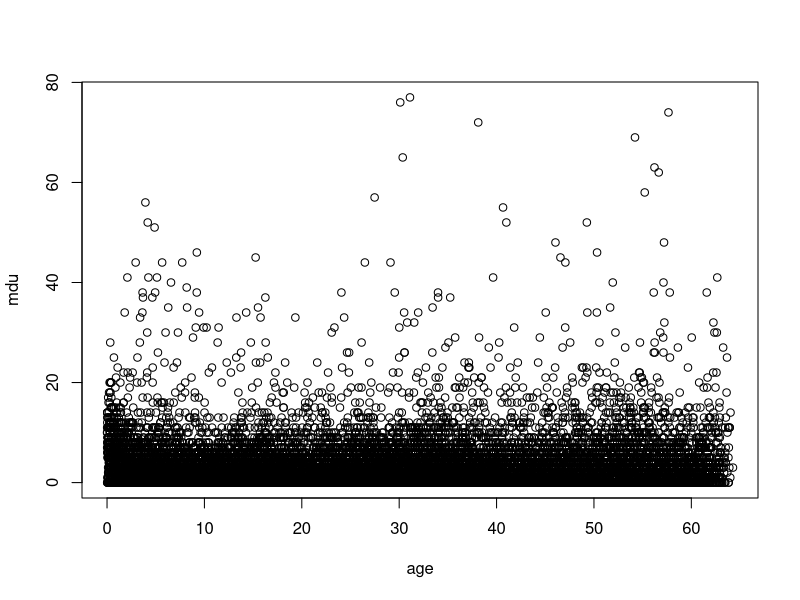

R code for this plot:

setwd("/Users/sarath.chandra/Desktop/Study/Residency")

doctorVisits <- read.csv("dataset_DoctorContacts.csv")

summary (doctorVisits)

View(doctorVisits)

age <- doctorVisits[13]

View(age)

length(age)

mdu <- doctorVisits[2]

length(mdu)


View(mdu)

df <- data.frame(age,mdu)

plot(df)


install.packages("mosaic")




